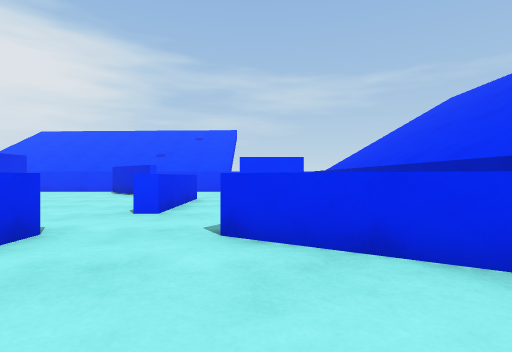
View 1 (above)

20 first-person views from a walk through a scene from a Unity 3-D project. The camera is 0.7 m above the floor, looks level and sees 80° across. The floor is counted in squares, 1 m on a side. Each view is taken from the middle of a square. On the plan, view 1 faces up. The plan holds only what a view shows up to about 10 squares ahead; the rest is blank. The place goes on beyond the plan. The player is left out. Surface patterns are stand-ins for the level's own textures.

View 2
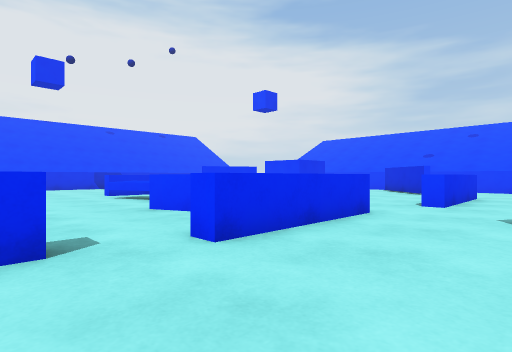

View 3
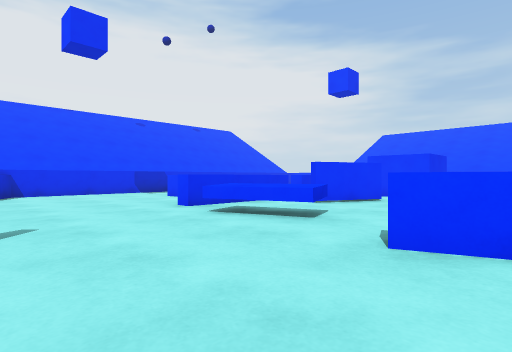

View 4
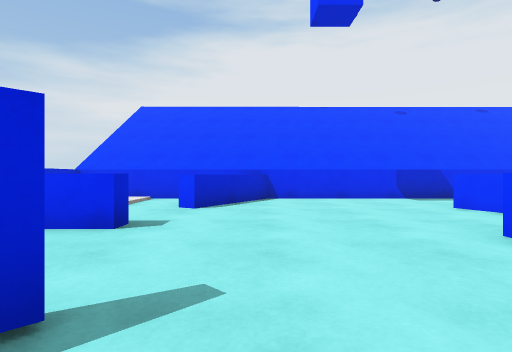

View 5
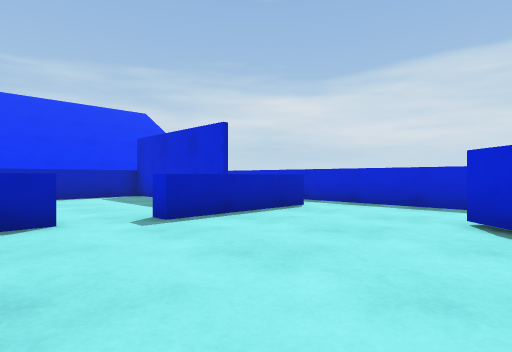

View 6
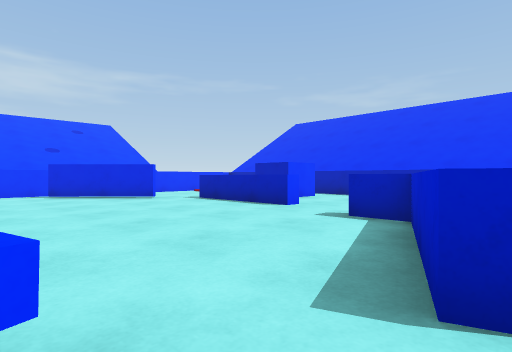

View 7
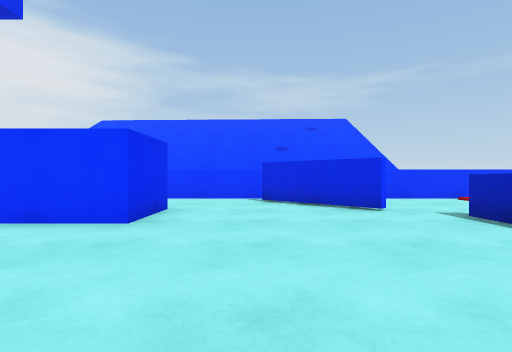

View 8
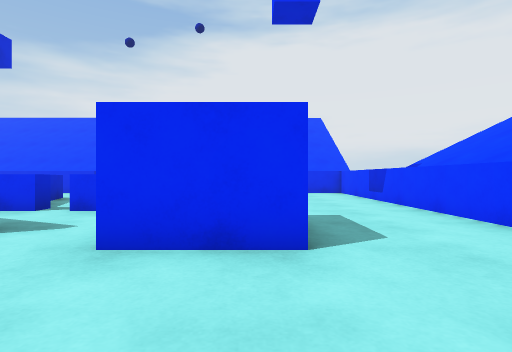

View 9
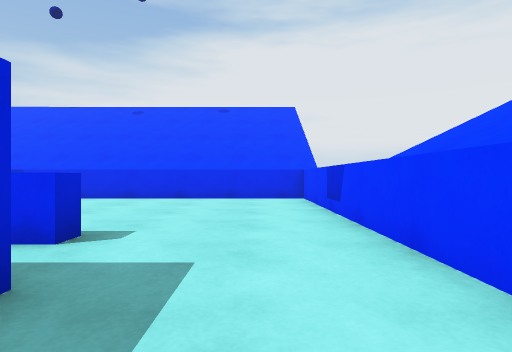

View 10
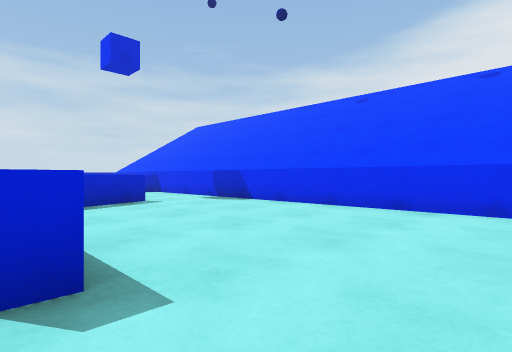

View 11
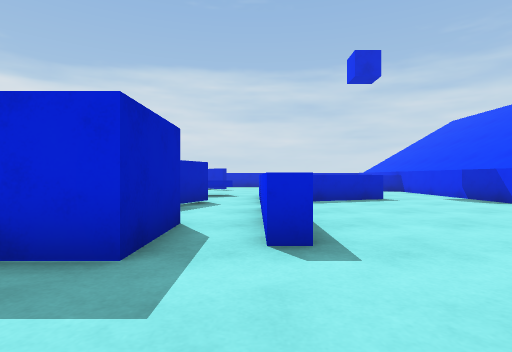

View 12
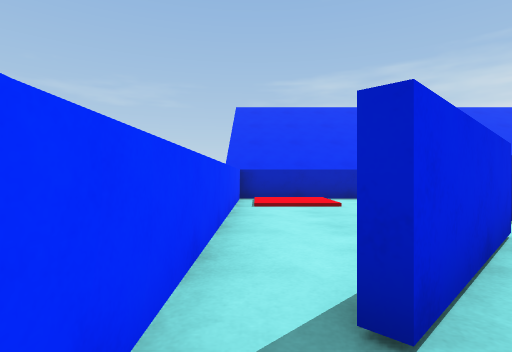

View 13
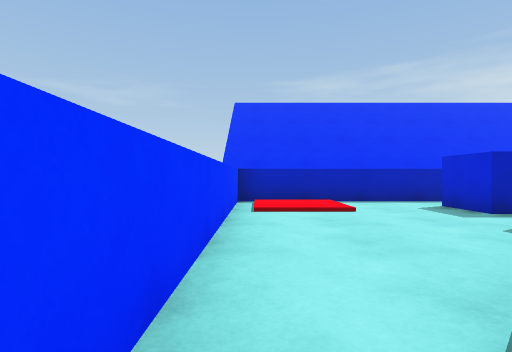

View 14
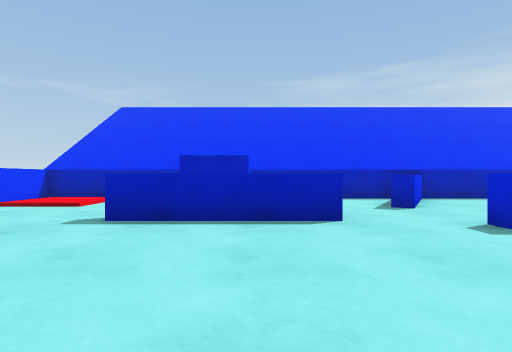

View 15
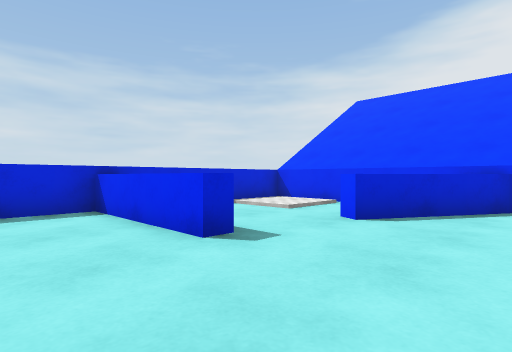

View 16
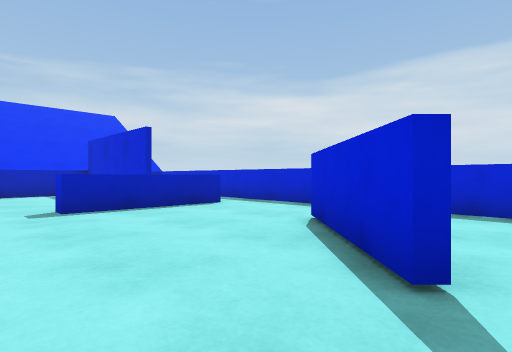

View 17
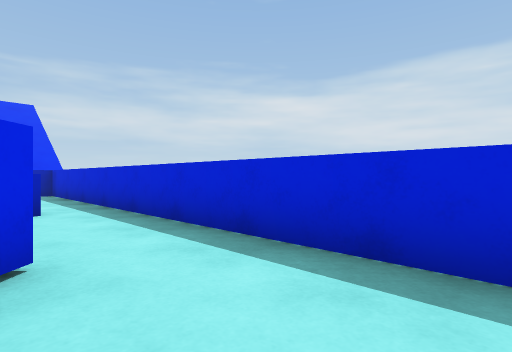

View 18
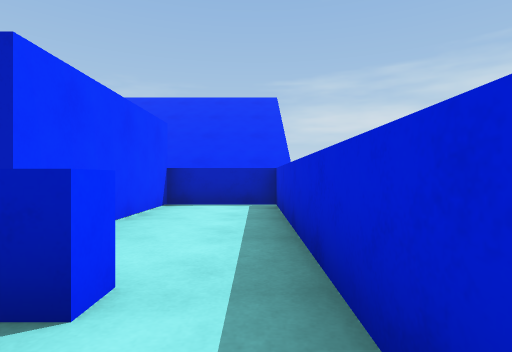

View 19
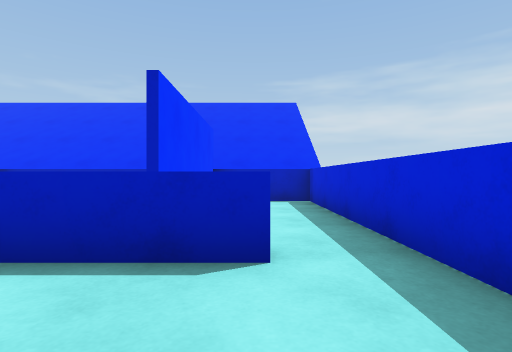

View 20
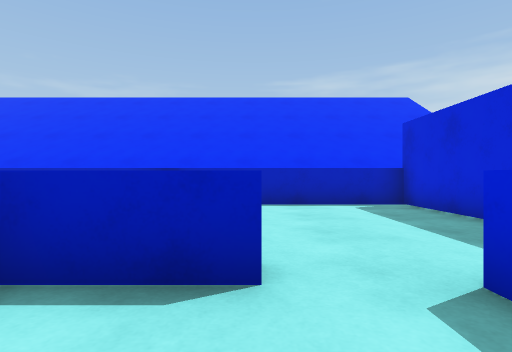

### Floor plan
Key: @ floor where view 1 was taken; # wall or solid block; x gap in a wall; . main floor; : floor 0.1 m higher than the main floor; / step, stairs or slope; ^ raised ledge; C blue cube.
Columns run from 18 left of view 1 to 3 right of it. Each row starts with its distance up from view 1.
 14 ######################
 13 #.................///#
 12 #............#..../:/#
 11 #............##...///#
 10 #.......CCC..........#
  9 #......^CCC.....^....#
  8 #......^........^.CC.#
  7 #......^........^.CC #
  6 #........#......^... #
  5 #.....^^x#.......... #
  4 #..#^^ ^..........^..#
  3 #..... ^.^^....^...^^#
  2 #......^^^^.#^^^....^#
  1 #...........^..^.....#
  0 #..............^..@..#
 -1 #^...................#
 -2 #.^^.....#.....^.....#
 -3 #../..^..##....^.....#
 -4 #///..^...#....^x#####
 -5 #/:/. ^........^.....#
 -6 #///  ^..............#
 -7 ######################

Where each view was taken, in squares from view 1:
view 1: 0 up, 0 right, facing up
view 2: 2 down, 0 right, facing up-left
view 3: 2 down, 5 left, facing up-left
view 4: 1 down, 8 left, facing left
view 5: 1 up, 8 left, facing down-right
view 6: 1 up, 8 left, facing up-right
view 7: 4 up, 6 left, facing up
view 8: 10 up, 5 left, facing left
view 9: 12 up, 8 left, facing left
view 10: 12 up, 11 left, facing down-left
view 11: 13 up, 11 left, facing down
view 12: 13 up, 7 left, facing right
view 13: 13 up, 6 left, facing right
view 14: 7 up, 7 left, facing right
view 15: 0 up, 10 left, facing down-left
view 16: 0 up, 10 left, facing down-right
view 17: 4 down, 10 left, facing down-right
view 18: 6 down, 5 left, facing right
view 19: 5 down, 6 left, facing right
view 20: 0 up, 5 left, facing right
